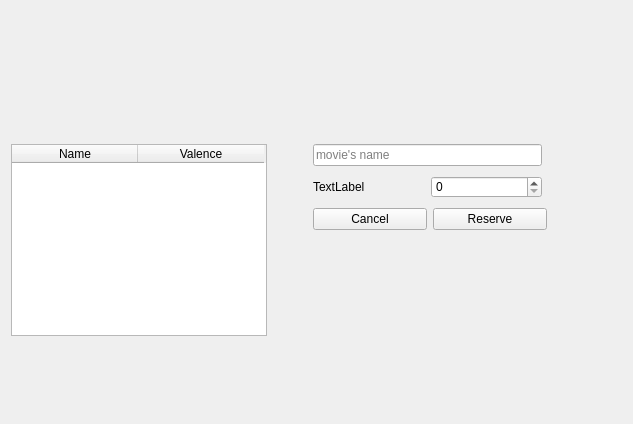
<?xml version="1.0" encoding="UTF-8"?>
<ui version="4.0">
 <class>reserve</class>
 <widget class="QDialog" name="reserve">
  <property name="geometry">
   <rect>
    <x>0</x>
    <y>0</y>
    <width>633</width>
    <height>424</height>
   </rect>
  </property>
  <property name="windowTitle">
   <string>Dialog</string>
  </property>
  <property name="styleSheet">
   <string notr="true">#close:hover
{
background-color:rgb(177, 0, 0);
}
#back:hover
{
background-color:rgb(197, 206, 201);
}</string>
  </property>
  <layout class="QVBoxLayout" name="verticalLayout">
   <item>
    <layout class="QHBoxLayout" name="horizontalLayout">
     <item>
      <spacer name="horizontalSpacer">
       <property name="orientation">
        <enum>Qt::Horizontal</enum>
       </property>
       <property name="sizeHint" stdset="0">
        <size>
         <width>40</width>
         <height>20</height>
        </size>
       </property>
      </spacer>
     </item>
     <item>
      <widget class="QPushButton" name="back">
       <property name="minimumSize">
        <size>
         <width>50</width>
         <height>50</height>
        </size>
       </property>
       <property name="styleSheet">
        <string notr="true">border:3px white;</string>
       </property>
       <property name="text">
        <string/>
       </property>
       <property name="icon">
        <iconset resource="icons.qrc">
         <normaloff>:/back/iconfinder_4829864_arrow_back_left_icon_512px.png</normaloff>:/back/iconfinder_4829864_arrow_back_left_icon_512px.png</iconset>
       </property>
       <property name="autoDefault">
        <bool>false</bool>
       </property>
      </widget>
     </item>
     <item>
      <widget class="QPushButton" name="close">
       <property name="minimumSize">
        <size>
         <width>50</width>
         <height>50</height>
        </size>
       </property>
       <property name="styleSheet">
        <string notr="true">border:3px white;</string>
       </property>
       <property name="text">
        <string/>
       </property>
       <property name="icon">
        <iconset resource="icons.qrc">
         <normaloff>:/close/iconfinder_3671740_close_icon_512px.png</normaloff>:/close/iconfinder_3671740_close_icon_512px.png</iconset>
       </property>
       <property name="autoDefault">
        <bool>false</bool>
       </property>
      </widget>
     </item>
    </layout>
   </item>
   <item>
    <spacer name="verticalSpacer_3">
     <property name="orientation">
      <enum>Qt::Vertical</enum>
     </property>
     <property name="sizeHint" stdset="0">
      <size>
       <width>20</width>
       <height>40</height>
      </size>
     </property>
    </spacer>
   </item>
   <item>
    <layout class="QHBoxLayout" name="horizontalLayout_2">
     <property name="topMargin">
      <number>0</number>
     </property>
     <property name="bottomMargin">
      <number>0</number>
     </property>
     <item>
      <layout class="QVBoxLayout" name="verticalLayout_3">
       <property name="spacing">
        <number>6</number>
       </property>
       <property name="leftMargin">
        <number>0</number>
       </property>
       <item>
        <widget class="QTableWidget" name="tableWidget">
         <property name="enabled">
          <bool>true</bool>
         </property>
         <property name="sizePolicy">
          <sizepolicy hsizetype="Minimum" vsizetype="Minimum">
           <horstretch>0</horstretch>
           <verstretch>0</verstretch>
          </sizepolicy>
         </property>
         <property name="minimumSize">
          <size>
           <width>0</width>
           <height>0</height>
          </size>
         </property>
         <property name="maximumSize">
          <size>
           <width>300</width>
           <height>192</height>
          </size>
         </property>
         <property name="sizeIncrement">
          <size>
           <width>0</width>
           <height>0</height>
          </size>
         </property>
         <property name="editTriggers">
          <set>QAbstractItemView::NoEditTriggers</set>
         </property>
         <attribute name="horizontalHeaderDefaultSectionSize">
          <number>126</number>
         </attribute>
         <column>
          <property name="text">
           <string>Name</string>
          </property>
         </column>
         <column>
          <property name="text">
           <string>Valence</string>
          </property>
         </column>
        </widget>
       </item>
      </layout>
     </item>
     <item>
      <spacer name="horizontalSpacer_2">
       <property name="orientation">
        <enum>Qt::Horizontal</enum>
       </property>
       <property name="sizeType">
        <enum>QSizePolicy::Fixed</enum>
       </property>
       <property name="sizeHint" stdset="0">
        <size>
         <width>40</width>
         <height>20</height>
        </size>
       </property>
      </spacer>
     </item>
     <item>
      <layout class="QVBoxLayout" name="verticalLayout_2">
       <property name="topMargin">
        <number>0</number>
       </property>
       <property name="bottomMargin">
        <number>0</number>
       </property>
       <item>
        <layout class="QVBoxLayout" name="verticalLayout_4">
         <property name="topMargin">
          <number>0</number>
         </property>
         <item>
          <layout class="QHBoxLayout" name="horizontalLayout_5">
           <property name="topMargin">
            <number>0</number>
           </property>
           <item>
            <widget class="QLineEdit" name="lname">
             <property name="placeholderText">
              <string>movie's name</string>
             </property>
            </widget>
           </item>
           <item>
            <spacer name="horizontalSpacer_5">
             <property name="orientation">
              <enum>Qt::Horizontal</enum>
             </property>
             <property name="sizeType">
              <enum>QSizePolicy::Fixed</enum>
             </property>
             <property name="sizeHint" stdset="0">
              <size>
               <width>80</width>
               <height>20</height>
              </size>
             </property>
            </spacer>
           </item>
          </layout>
         </item>
         <item>
          <spacer name="verticalSpacer_4">
           <property name="orientation">
            <enum>Qt::Vertical</enum>
           </property>
           <property name="sizeType">
            <enum>QSizePolicy::Fixed</enum>
           </property>
           <property name="sizeHint" stdset="0">
            <size>
             <width>20</width>
             <height>4</height>
            </size>
           </property>
          </spacer>
         </item>
         <item>
          <layout class="QHBoxLayout" name="horizontalLayout_4">
           <property name="topMargin">
            <number>0</number>
           </property>
           <item>
            <widget class="QLabel" name="label_2">
             <property name="text">
              <string>TextLabel</string>
             </property>
             <property name="margin">
              <number>3</number>
             </property>
            </widget>
           </item>
           <item>
            <widget class="QSpinBox" name="number"/>
           </item>
           <item>
            <spacer name="horizontalSpacer_4">
             <property name="orientation">
              <enum>Qt::Horizontal</enum>
             </property>
             <property name="sizeType">
              <enum>QSizePolicy::Fixed</enum>
             </property>
             <property name="sizeHint" stdset="0">
              <size>
               <width>80</width>
               <height>20</height>
              </size>
             </property>
            </spacer>
           </item>
          </layout>
         </item>
         <item>
          <spacer name="verticalSpacer_5">
           <property name="orientation">
            <enum>Qt::Vertical</enum>
           </property>
           <property name="sizeType">
            <enum>QSizePolicy::Fixed</enum>
           </property>
           <property name="sizeHint" stdset="0">
            <size>
             <width>20</width>
             <height>4</height>
            </size>
           </property>
          </spacer>
         </item>
         <item>
          <layout class="QHBoxLayout" name="horizontalLayout_3">
           <property name="topMargin">
            <number>0</number>
           </property>
           <property name="bottomMargin">
            <number>0</number>
           </property>
           <item>
            <widget class="QPushButton" name="cancel">
             <property name="styleSheet">
              <string notr="true">font: 9pt &quot;MS Shell Dlg 2&quot;;</string>
             </property>
             <property name="text">
              <string>Cancel</string>
             </property>
             <property name="autoDefault">
              <bool>false</bool>
             </property>
            </widget>
           </item>
           <item>
            <widget class="QPushButton" name="reserve_2">
             <property name="styleSheet">
              <string notr="true">font: 9pt &quot;MS Shell Dlg 2&quot;;</string>
             </property>
             <property name="text">
              <string>Reserve</string>
             </property>
             <property name="autoDefault">
              <bool>false</bool>
             </property>
            </widget>
           </item>
           <item>
            <spacer name="horizontalSpacer_6">
             <property name="orientation">
              <enum>Qt::Horizontal</enum>
             </property>
             <property name="sizeType">
              <enum>QSizePolicy::Fixed</enum>
             </property>
             <property name="sizeHint" stdset="0">
              <size>
               <width>75</width>
               <height>20</height>
              </size>
             </property>
            </spacer>
           </item>
          </layout>
         </item>
         <item>
          <spacer name="verticalSpacer_2">
           <property name="orientation">
            <enum>Qt::Vertical</enum>
           </property>
           <property name="sizeHint" stdset="0">
            <size>
             <width>20</width>
             <height>40</height>
            </size>
           </property>
          </spacer>
         </item>
        </layout>
       </item>
      </layout>
     </item>
    </layout>
   </item>
   <item>
    <spacer name="verticalSpacer">
     <property name="orientation">
      <enum>Qt::Vertical</enum>
     </property>
     <property name="sizeHint" stdset="0">
      <size>
       <width>20</width>
       <height>40</height>
      </size>
     </property>
    </spacer>
   </item>
  </layout>
 </widget>
 <resources>
  <include location="icons.qrc"/>
 </resources>
 <connections/>
</ui>
